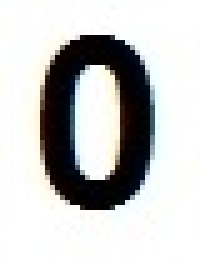
#> input picture chaincode+kodebelok/img/0_arial.jpg, 40 x 52 px (shown 5 times larger)
$ python functions.py   (Python 2 division)   (older library calls are emulated)
#> lines starting #> are read from the running program, lines starting #| are printed output that depends on the picture; after the words box and inside, x2 and y2 are one past the last pixel; in counts of white or black regions, pixels touching at a corner belong together
### chaincode+kodebelok/chaincode.py
from scipy import misc
import numpy as np
import matplotlib.pyplot as plt
import copy

img = misc.imread('img/0_arial.jpg')
#> img is the input picture: shape (52, 40, 3); mean R, G, B 196.4, 196.7, 196
#bw = np.zeros((img.shape[0],img.shape[1]))


bwim = (0.2989 * img[:,:,0] + 0.587 * img[:,:,1] + 0.114 * img[:,:,2]).astype(np.uint8) #grayscale
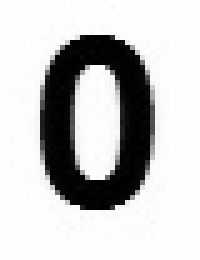
#> bwim: shape (52, 40) (shown 5 times larger); min 0, max 254, mean 196

binary =  bwim < 128 #blackwhite
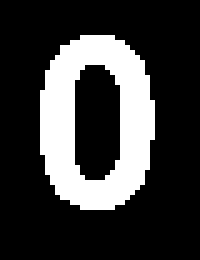
#> binary: shape (52, 40) bool (shown 5 times larger); 23.1% white; 1 white region, box (x1, y1, x2, y2) and area: (8, 7, 31, 42) 480


bw = np.argwhere(binary)[0] #return index dari array hasil dari operasi boolean/ index dimana bwim < 128 rubah jadi list biasa
#> bw = [7, 16]

b = (bw - (0,1)).tolist()
#> b = [7, 15]
firstpix = bw.tolist()
#> firstpix = [7, 16]

alphanumeric = ['A', 'B', 'C', 'D', 'E', 'F', 'G', 'H', 'I', 'J', 'K', 'L', 'M',
'N', 'O', 'P', 'Q', 'R', 'S', 'T', 'U', 'V', 'W', 'X', 'Y', 'Z', '0','1', '2',
'3', '4', '5', '6', '7', '8', '9']


# [184 lines left out: functions getDirection, getIndex, getChaincode, KodeBelok, levenshtein, classify and 1 more, not called in this run]
#
# def rd(content):
#     with open('/Users/dhikanbiya/Dropbox/Kuliah/IF_semester_1/Pattern Recognation/IF5181/chaincode+kodebelok/kamus','r') as f:
#         raw = f.read().split('\n')


# [8 lines that do not run on import are left out]
    # [6 lines of commented-out code are left out]

### chaincode+kodebelok/functions.py
from scipy import misc
import numpy as np
import math
import copy
import chaincode
import matplotlib.pyplot as plt

example = misc.imread('A_arial.jpg')
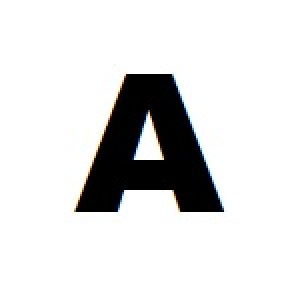
#> input picture chaincode+kodebelok/A_arial.jpg, 146 x 144 px (shown 2 times larger)
#> example is the input picture: shape (144, 146, 3); mean R, G, B 220, 220, 220
bw = np.zeros((example.shape[0], example.shape[1]))
objectsList = []

# PREPROCESSING

def getBW(img):
    for row in xrange(img.shape[0]):
        for col in xrange(img.shape[1]):
            if (np.sum(img[row][col]))/3 > 128: # depends on the image file
                bw[row][col] = 0
            else:
                bw[row][col] = 1
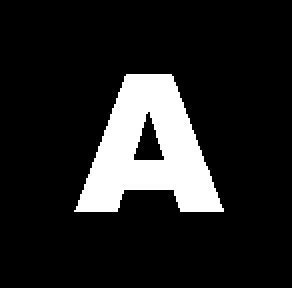
#> bw: shape (144, 146) float64 (shown 2 times larger); values 0 (black) and 1 (white), 13.7% white; 1 white region, box (x1, y1, x2, y2) and area: (37, 37, 112, 106) 2880
    return bw

def findPixel(obj):
    bpixel = (0, 0)
    wpixel = (0, 0)
    for row in xrange(obj.shape[0]):
        for col in xrange(obj.shape[1]):
            if obj[row][col] == 1:
                bpixel = (row, col)
                wpixel = (row, col-1)
                return bpixel, wpixel

# segment image
# [72 lines left out: functions segmentation, scaling, not called in this run]

# skeletonize object using zhang suen algorithm
def zhangSuen(obj):
    plt.imshow(obj, cmap = 'Greys')
    plt.show()
    print obj.shape
#| (144, 146)
    erase = [0]
    while erase:
        erase = []
        for row in range(1, obj.shape[0]-1):
            for col in xrange(1, obj.shape[1]-1):
                neighbors = [obj[row-1][col], obj[row-1][col+1], obj[row][col+1],
                obj[row+1][col+1], obj[row+1][col], obj[row+1][col-1],
                obj[row][col-1], obj[row-1][col-1]]

                p2, p3, p4, p5, p6, p7, p8, p9 = neighbors
                black = sum(neighbors)
                #transition
                transition = 0

                for p in xrange(len(neighbors)):
                    if neighbors[p - 1] < neighbors[p]:
                        transition += 1

                if (obj[row][col] == 1 and
                    2 <= black <= 6 and
                    transition == 1 and
                    p2*p4*p6 == 0 and
                    p4*p6*p8 == 0):
                    erase.append((row,col))
        for row, col in erase: obj[row][col] = 0
        # plt.imshow(obj, cmap = 'Greys')
        # plt.show()

        erase = []
        for row in xrange(1, obj.shape[0]-1):
            for col in xrange(1, obj.shape[1]-1):
                neighbors = [obj[row-1][col], obj[row-1][col+1], obj[row][col+1],
                obj[row+1][col+1], obj[row+1][col], obj[row+1][col-1],
                obj[row][col-1], obj[row-1][col-1]]

                p2, p3, p4, p5, p6, p7, p8, p9 = neighbors
                black = sum(neighbors)
                #transition
                transition = 0

                for p in xrange(len(neighbors)):
                    if neighbors[p - 1] < neighbors[p]:
                        transition += 1

                if (obj[row][col] == 1 and
                    2 <= black <= 6 and
                    transition == 1 and
                    p2*p4*p8 == 0 and
                    p2*p6*p8 == 0):
                    erase.append((row,col))
        for row, col in erase: obj[row][col] = 0
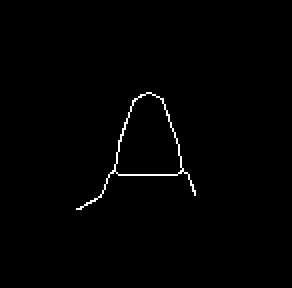
#> obj: shape (144, 146) float64 (shown 2 times larger); values 0 (black) and 1 (white), 0.83% white in thin lines or dots, all inside (x1, y1, x2, y2) = (38, 46, 98, 105)
        # plt.imshow(obj, cmap = 'Greys')
        # plt.show()

    plt.imshow(obj, cmap = 'Greys')
    plt.show()
    return obj

# FEATURE EXTRACTION
# CHAIN CODE

#get starting direction from neighboring current index
#param: current black pixel index, former white pixel index
#will be used later for backtracking
# [117 lines left out: functions getDirection, getIndex, getChainCode, getKodeBelok, not called in this run]

# SKELETON RECOGNITION
# extract feature like end and intersection (and supposedly hole) for each
# object
def skeletonRecognition(objectsList):
    #attemp to count the numbers of end(s) and intersection(s) of every object
    #in the objectsList
    listObjFeat = []

    for obj in objectsList:
        intersection = 0
        end = 0
        holes = 0
        stack = [0]
        stackcc = [0]
        zschainCode = ""
        visited = []
        listOfBlack = np.transpose(np.nonzero(obj))
        listOfBlack = tuple(map(tuple, listOfBlack))
        #find the index of the first pixel in the object
        #assign this to current index (curInd)
        curInd = findPixel(obj)[0]
        row = curInd[0]
        col = curInd[1]

        #for testing only
        count = 1
        intersections = []

        #test every pixel of obj
        while stack:
            print "iteration " + str(count)
            #remove the topmost element of stack
            stack.pop()
            stackcc.pop()

            #add visited pixel to list of visited pixel
            visited.append(curInd)
            print "current pixel index: " + str(curInd)

            #slice 3x3 array with curInd as the center pixel
            checkNeighbors = obj[row-1:row+2, col-1:col+2]

            # add black neighbor(s) to stack if it's not yet visited
            # ordered anti-clockwise according to freeman chain code
            # starting from zero; if center pixel is (row, col)
            # then direction 0 is (row-1, col+1)
            neighborInd = ((row, col+1), (row-1, col+1), (row-1, col),
            (row-1, col-1), (row, col-1), (row+1, col-1), (row+1, col),
            (row+1, col+1))

            for i in xrange(len(neighborInd)):
                if (neighborInd[i] in listOfBlack and
                    neighborInd[i] not in visited):
                    stack.append(neighborInd[i])
                    stackcc.append(i)
                elif neighborInd[i] in visited:
                    holes += 1

            print "current stack: " + str(stack)

            #count the amount of black neighbor(s)
            #if it's only one, then it's an end
            # -1 because center pixel is not counted
            blacks = np.argwhere(checkNeighbors)
            black = len(blacks) - 1
            if black == 1:
                end += 1

            #count transition(s) of the neighbors
            #if transition is more than 2, then it's an intersection
            transition = 0
            neighbors = [obj[row-1][col], obj[row-1][col+1], obj[row][col+1],
            obj[row+1][col+1], obj[row+1][col], obj[row+1][col-1],
            obj[row][col-1], obj[row-1][col-1]]

            p2, p3, p4, p5, p6, p7, p8, p9 = neighbors
            for p in xrange(len(neighbors)):
                if neighbors[p - 1] < neighbors[p]:
                    transition += 1
            if transition > 2:
                intersection += 1
                intersections.append(curInd)

            while stack and stack[-1] in visited:
                stack.pop()
                stackcc.pop()

            #update curInd value
            if len(stack) != 0:
                curInd = stack[-1]
                row = curInd[0]
                col = curInd[1]
                zschainCode = zschainCode + str(stackcc[-1])

            count += 1

        objectFeature = [end, intersection, holes, zschainCode]
        listObjFeat.append(objectFeature)
#> this loop made 1 pass
#> (printed output is left out)
#> after the loop, listObjFeat = 1 item
    print "list of intersections: " + str(intersections)

    return listObjFeat

if __name__ == '__main__':
    bw = getBW(example)
    obj = zhangSuen(bw)
    objectsList = [obj]

    listObjFeat = skeletonRecognition(objectsList)
#> listObjFeat = 1 item
    print listObjFeat

    # objecsList = [obj]
    # skeletonRecognition(objectsList)

    '''
    # bw = scaling(bw)
    objectsList = segmentation(bw)
    plt.imshow(bw, cmap = 'Greys')
    plt.show()
    # [6 lines of commented-out code are left out]
    orderedObj = [objectsList[1], objectsList[2], objectsList[3], objectsList[4],
    objectsList[5], objectsList[6], objectsList[7], objectsList[8],
    objectsList[9], objectsList[10], objectsList[0], objectsList[11],
    objectsList[12], objectsList[17], objectsList[26], objectsList[13],
    objectsList[19], objectsList[14], objectsList[20], objectsList[21],
    objectsList[22], objectsList[23], objectsList[15], objectsList[16],
    objectsList[24], objectsList[25], objectsList[18], objectsList[29],
    objectsList[30], objectsList[31], objectsList[27], objectsList[28],
    objectsList[32], objectsList[33], objectsList[34], objectsList[35]]

    objectsList = orderedObj

    # for n in xrange(len(objectsList)):
    #     plt.imshow(objectsList[n], cmap = 'Greys')
    #     plt.show()

    objectsList = np.asarray(objectsList)
    chainCodes = getChainCode(objectsList)
    kodeBelok = getKodeBelok(chainCodes)
    print chainCodes
    print kodeBelok

    # [6 lines of commented-out code are left out]
    '''
